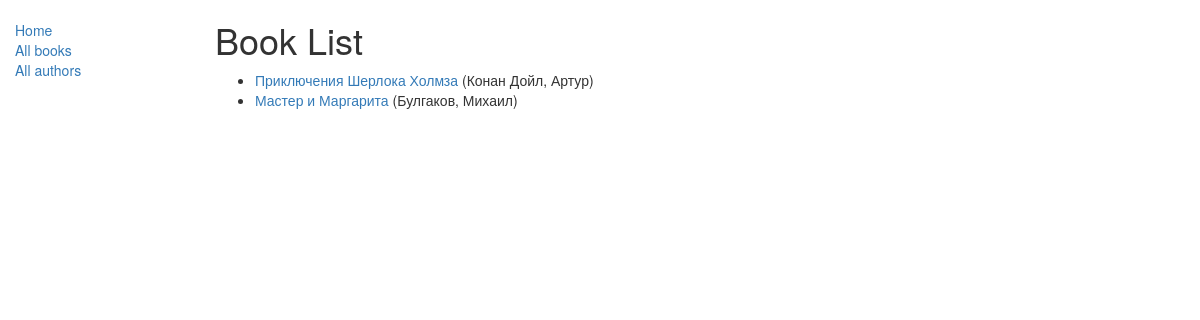
/catalog/books/, run on the app's committed database.
### catalog/models.py (models this page shows, shortened)
class Book(models.Model):
    title = models.CharField(max_length=200)
    author = models.ForeignKey('Author', on_delete=models.SET_NULL, null=True)
    summary = models.TextField(max_length=1000, help_text="Enter a brief description of the book")
    isbn = models.CharField('ISBN',max_length=13, help_text='13 Character <a href="https://www.isbn-international.org/content/what-isbn">ISBN number</a>')
    genre = models.ManyToManyField(Genre, help_text="Select a genre for this book")
    def get_absolute_url(self):
        return reverse('book-detail', args=[str(self.id)])
    def display_genre(self):
        """
        Creates a string for the Genre. This is required to display genre in Admin.
        """
        return ', '.join([ genre.name for genre in self.genre.all()[:3] ])
    display_genre.short_description = 'Genre'

class Author(models.Model):
    first_name = models.CharField(max_length=100)
    last_name = models.CharField(max_length=100)
    date_of_birth = models.DateField(null=True, blank=True)
    date_of_death = models.DateField('Died', null=True, blank=True)
    def __str__(self):
        return '%s, %s' % (self.last_name, self.first_name)

### catalog/views.py (the view)
# urls.py: path('books/', views.BookListView.as_view(), name='books'),
class BookListView(generic.ListView):
    model = Book
    paginate_by = 10

### catalog/templates/catalog/book_list.html
{% extends "base_generic.html" %}
{% block content %}
    <h1>Book List</h1>
    {% if book_list %}
    <ul>
      {% for book in book_list %}
      <li>
        <a href="{{ book.get_absolute_url }}">{{ book.title }}</a> ({{book.author}})
      </li>
      {% endfor %}
    </ul>
    {% else %}
      <p>В библиотеке нет книг.</p>
    {% endif %}
{% endblock %}

### data on the page
Book: title "Приключения Шерлока Холмза", author "Конан Дойл, Артур"
Book: title "Мастер и Маргарита", author "Булгаков, Михаил"
